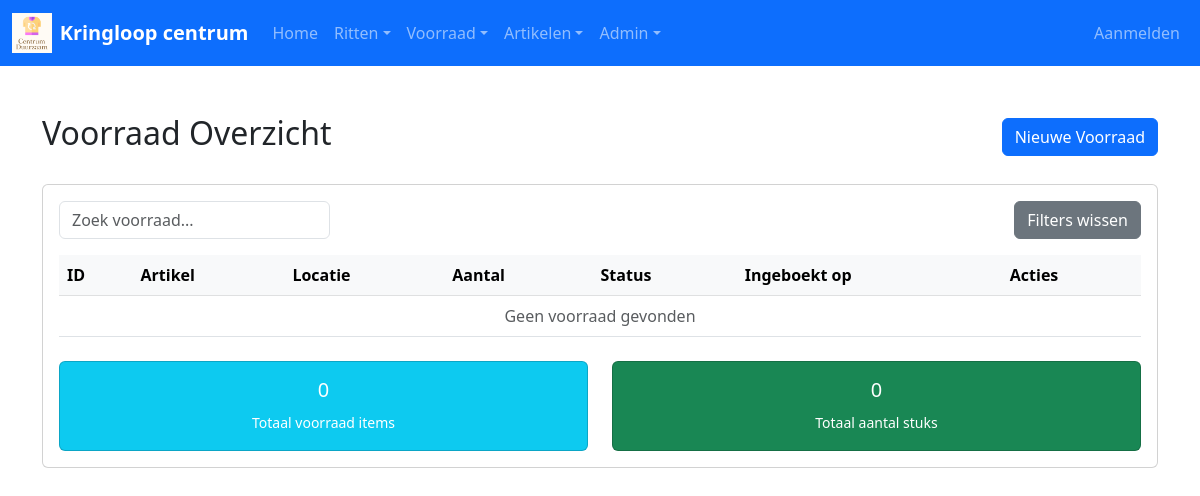
Page /admin/list_voorraad.php on the earlier database version.
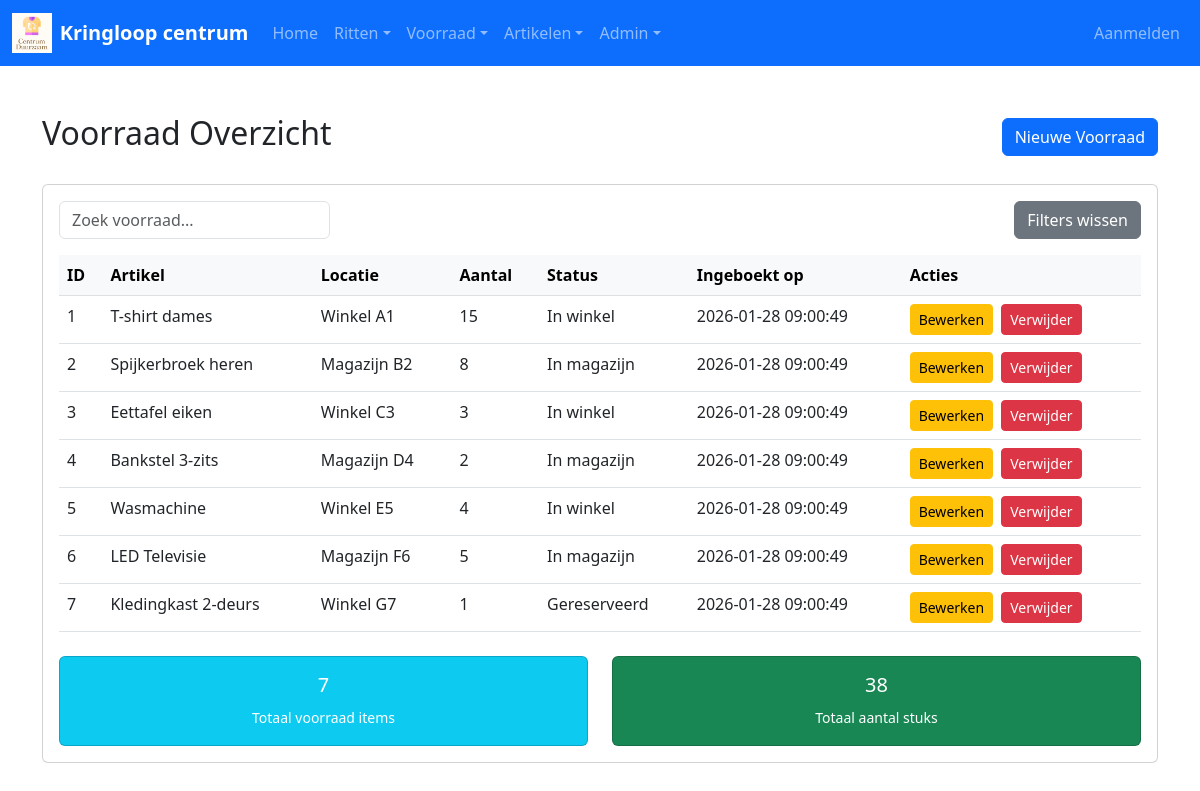
Same page on the later database version.
### tables this page shows
CREATE TABLE `voorraad` (

  `id` int NOT NULL,

  `artikel_id` int NOT NULL,

  `locatie` varchar(255) NOT NULL,

  `aantal` int NOT NULL,

  `status_id` int NOT NULL,

  `ingeboekt_op` datetime NOT NULL

);

CREATE TABLE `artikel` (

  `id` int NOT NULL,

  `categorie_id` int NOT NULL,

  `naam` varchar(255) NOT NULL,

  `omschrijving` TEXT,

  `merk` VARCHAR(100),

  `kleur` VARCHAR(50),

  `afmeting_maat` VARCHAR(50),

  `prijs_ex_btw` decimal(10,2) NOT NULL,

  `created_at` TIMESTAMP DEFAULT CURRENT_TIMESTAMP,

  `updated_at` TIMESTAMP DEFAULT CURRENT_TIMESTAMP ON UPDATE CURRENT_TIMESTAMP

);

CREATE TABLE `status` (

  `id` int NOT NULL,

  `status` varchar(255) NOT NULL

);

### admin/list_voorraad.php (the view, shortened to what this page needs)
<?php
require_once '../includes/db.php';
$stmt = $pdo->query('
    SELECT v.*, a.naam AS artikel_naam, s.status AS status_naam
    FROM voorraad v
    JOIN artikel a ON v.artikel_id = a.id
    JOIN status s ON v.status_id = s.id
    ORDER BY v.ingeboekt_op DESC
');
$voorraad_items = $stmt->fetchAll(PDO::FETCH_ASSOC);
include '../includes/header.php';
?>
<div class="container my-5">
    <div class="d-flex justify-content-between align-items-center mb-4">
        <h2>Voorraad Overzicht</h2>
        <a href="add_voorraad.php" class="btn btn-primary">Nieuwe Voorraad</a>
    </div>
    <div class="card">
        <div class="card-body">
            <div class="d-flex justify-content-between mb-3">
                <input type="text" class="form-control w-25" placeholder="Zoek voorraad...">
                <button class="btn btn-secondary">Filters wissen</button>
            </div>
            <table class="table table-hover">
                <thead class="table-light">
                    <tr>
                        <th>ID</th>
                        <th>Artikel</th>
                        <th>Locatie</th>
                        <th>Aantal</th>
                        <th>Status</th>
                        <th>Ingeboekt op</th>
                        <th>Acties</th>
                    </tr>
                </thead>
                <tbody>
                    <?php if (empty($voorraad_items)): ?>
                        <tr>
                            <td colspan="7" class="text-center text-muted">Geen voorraad gevonden</td>
                        </tr>
                    <?php else: ?>
                        <?php foreach ($voorraad_items as $item): ?>
                            <tr>
                                <td><?php echo $item['id']; ?></td>
                                <td><?php echo $item['artikel_naam']; ?></td>
                                <td><?php echo $item['locatie']; ?></td>
                                <td><?php echo $item['aantal']; ?></td>
                                <td><?php echo $item['status_naam']; ?></td>
                                <td><?php echo $item['ingeboekt_op']; ?></td>
                                <td>
                                    <a href="edit_voorraad.php?id=<?php echo $item['id']; ?>" class="btn btn-sm btn-warning me-1">Bewerken</a>
                                    <a href="delete_voorraad.php?id=<?php echo $item['id']; ?>" class="btn btn-sm btn-danger" onclick="return confirm('Weet je zeker dat je dit item wilt verwijderen?')">Verwijder</a>
                                </td>
                            </tr>
                        <?php endforeach; ?>
                    <?php endif; ?>
                </tbody>
            </table>
            <div class="row mt-4">
                <div class="col-md-6">
                    <div class="card bg-info text-white">
                        <div class="card-body text-center">
                            <h5><?php echo count($voorraad_items); ?></h5>
                            <small>Totaal voorraad items</small>
                        </div>
                    </div>
                </div>
                <div class="col-md-6">
                    <div class="card bg-success text-white">
                        <div class="card-body text-center">
                            <h5><?php echo array_sum(array_column($voorraad_items, 'aantal')); ?></h5>
                            <small>Totaal aantal stuks</small>
                        </div>
                    </div>
                </div>
            </div>
        </div>
    </div>
</div>
<?php
include '../includes/footer.php';
?>

Differences in the rows shown:
added voorraad: id "1", artikel.naam "T-shirt dames", locatie "Winkel A1", aantal "15", status.status "In winkel", ingeboekt_op "2026-01-28 09:00:49"
added voorraad: id "2", artikel.naam "Spijkerbroek heren", locatie "Magazijn B2", aantal "8", status.status "In magazijn", ingeboekt_op "2026-01-28 09:00:49"
added voorraad: id "3", artikel.naam "Eettafel eiken", locatie "Winkel C3", aantal "3", status.status "In winkel", ingeboekt_op "2026-01-28 09:00:49"
added voorraad: id "4", artikel.naam "Bankstel 3-zits", locatie "Magazijn D4", aantal "2", status.status "In magazijn", ingeboekt_op "2026-01-28 09:00:49"
added voorraad: id "5", artikel.naam "Wasmachine", locatie "Winkel E5", aantal "4", status.status "In winkel", ingeboekt_op "2026-01-28 09:00:49"
added voorraad: id "6", artikel.naam "LED Televisie", locatie "Magazijn F6", aantal "5", status.status "In magazijn", ingeboekt_op "2026-01-28 09:00:49"
added voorraad: id "7", artikel.naam "Kledingkast 2-deurs", locatie "Winkel G7", aantal "1", status.status "Gereserveerd", ingeboekt_op "2026-01-28 09:00:49"
Other differences:
count($voorraad_items): "0" → "7"
array_sum(array_column($voorraad_items, 'aantal')): "0" → "38"
text no longer shown: "Geen voorraad gevonden"
